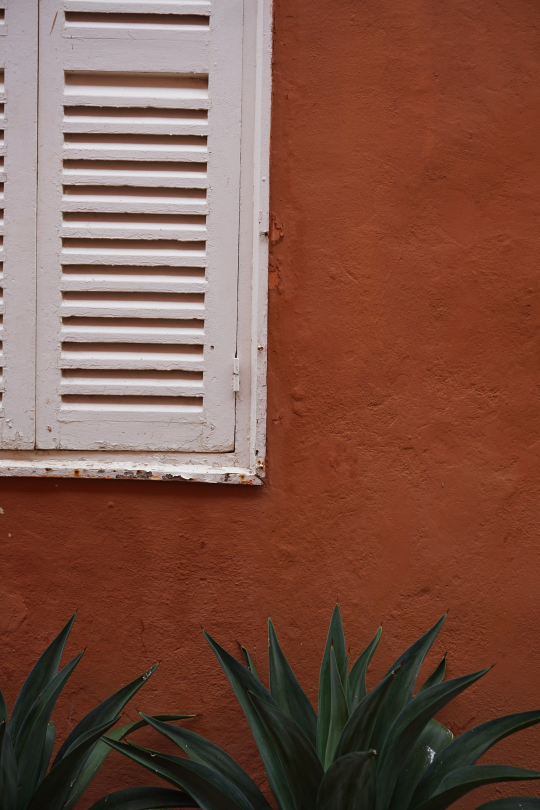
#> input picture 2000_vendor_programs/2001-python-quotes-wallpapers/input/2021-02-26-16-04-42.jpg, 1080 x 1620 px (shown at 1/2 size)
$ python 2000-python-collage-maker_with_symmetrical_even_odd_rows.py 2001-python-quotes-wallpapers/input out
#> lines starting #> are read from the running program, lines starting #| are printed output that depends on the picture
from PIL import Image
import os
import sys

## GETTING VARIABLES FROM CLI ARGUMENTS
DIR_INPUT = sys.argv[1]
DIR_INPUT_BASENAME = os.path.basename(DIR_INPUT)
DIR_OUTPUT = sys.argv[2]
print('>> CURRENT INPUT DIRECTORY => ' + str(DIR_INPUT))
print('>> CURRENT OUTPUT DIRECTORY => ' + str(DIR_OUTPUT))

## LISTING ALL IMAGES
all_images = os.listdir(DIR_INPUT) ;
## CREATING PIL IMAGE OBJECTS OF ALL IMAGES FOUND
all_images_as_pil_objects = [Image.open(DIR_INPUT + '/' + x) for x in all_images]
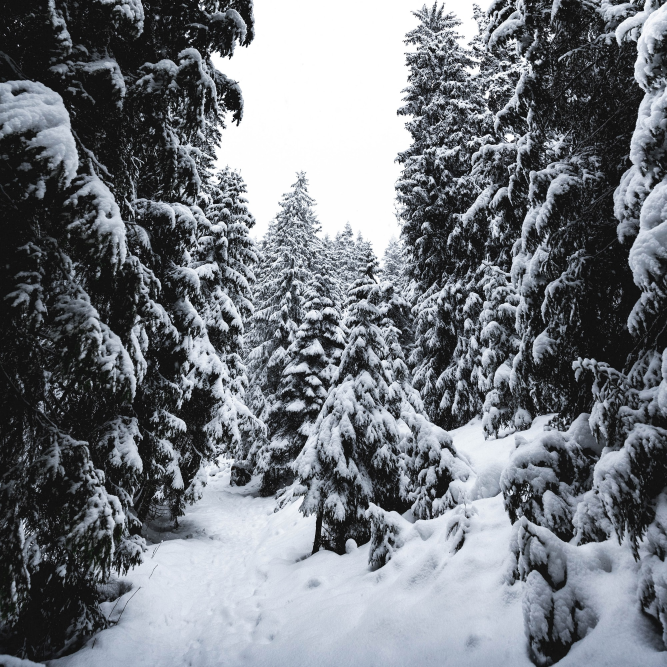
#> input picture 2000_vendor_programs/2001-python-quotes-wallpapers/input/2021-02-26-16-10-41.jpg, 2000 x 2000 px (shown at 1/3 size)
#> all_images_as_pil_objects = 2 items
##

## ASSIGN THE LIST OF IMAGES TO USE IN MAKING THE FINAL COLLAGE
list_length = len(all_images_as_pil_objects)
#> list_length = 2
max_images_in_single_row = 2  # change this number if desired
total_rows = list_length // max_images_in_single_row
#> total_rows = 1

##################################################################################
## FUNCTION DEFINITIONS
##################################################################################
## FUNCTION TO PRINT ELEMENTS OF A LIST LINE BY LINE
def PRINT_LIST_ELEMENTS_LINE_BY_LINE(my_list, list_desc):
    print()
    print('     >> PRINTING ALL ELEMENTS IN LIST => ' + list_desc)
    i=1
    for z in my_list:
        print('Element ' + str(i) + ' => ' + str(z) )
        i=i+1

## CREATING A LIST OF LISTS BY DIVIDING A GIVEN LIST INTO DESIRED NUMBER OF PARTS
def split_list(alist, wanted_parts=1):
    length = len(alist) + 1
    return [alist[i*length // wanted_parts: (i+1)*length // wanted_parts]
            for i in range(wanted_parts)]

## JOINING IMAGES HORIZONTALLY
def get_concat_h_multi_resize(im_list, resample=Image.BICUBIC):
    min_height = min(im.height for im in im_list)
    im_list_resize = [im.resize((int(im.width * min_height / im.height), min_height), resample=resample)
                      for im in im_list]
    total_width = sum(im.width for im in im_list_resize)
    dst = Image.new('RGB', (total_width, min_height))
    pos_x = 0
    for im in im_list_resize:
        dst.paste(im, (pos_x, 0))
        pos_x += im.width
    return dst

## JOINING IMAGES VERTICALLY
def get_concat_v_multi_resize(im_list, resample=Image.BICUBIC):
    min_width = min(im.width for im in im_list)
    im_list_resize = [im.resize((min_width, int(im.height * min_width / im.width)), resample=resample)
                      for im in im_list]
    total_height = sum(im.height for im in im_list_resize)
    dst = Image.new('RGB', (min_width, total_height))
    pos_y = 0
    for im in im_list_resize:
        dst.paste(im, (0, pos_y))
        pos_y += im.height
    return dst

## JOINING HORIZONTAL AND VERTICAL COLLAGES IN ROWS
def get_concat_tile_resize(im_list_2d, resample=Image.BICUBIC):
    im_list_v = [get_concat_h_multi_resize(
        im_list_h, resample=resample) for im_list_h in im_list_2d]
    #return get_concat_v_multi_resize(im_list_v, resample=resample)
    dst = get_concat_v_multi_resize(im_list_v, resample=resample)
    final_image_name = 'collage-EVEN-ODD-ROWS-for-DIR-' + DIR_INPUT_BASENAME + '.jpg'
    print('>> Making final even and odd rows collage => ' + final_image_name)
    dst.save(DIR_OUTPUT + '/' + final_image_name)

##################################################################################
##################################################################################

##################
PRINT_LIST_ELEMENTS_LINE_BY_LINE(all_images, list_desc='All images in chosen directory ...')
PRINT_LIST_ELEMENTS_LINE_BY_LINE(all_images_as_pil_objects, list_desc='All PIL image objects ...')
#> the loop in PRINT_LIST_ELEMENTS_LINE_BY_LINE (call 2), `for z in my_list:` made 2 passes
#> i on passes 1 to 2: 2, 3
#| Element 1 => <PIL.JpegImagePlugin.JpegImageFile image mode=RGB size=1080x1620 at 0x7F93246DCE10>
#| Element 2 => <PIL.JpegImagePlugin.JpegImageFile image mode=RGB size=2000x2000 at 0x7F93246DB8D0>
##################

## SPLIT THE LIST DIFFERENTLY DEPENDING UPON EVEN AND ODD NUMBER OF IMAGES
#### For eg, if => max_images_in_single_row = 2, then:
#### // if total images = even = 8, split rows will be [2,2,2,2]
#### // if total images = odd =  7, split rows will be [2,2,2,1], etc.
print();
if list_length % max_images_in_single_row == 0:
    print('>>>> List Length = EVEN Number = ' + str(list_length))
#| >>>> List Length = EVEN Number = 2
    final_2d_list = split_list(all_images_as_pil_objects, wanted_parts=total_rows)
#> in split_list, `length = len(alist) + 1`: length = 3
#> final_2d_list = 1 item
else:
    print('>>>> List Length = ODD Number = ' + str(list_length))
    final_2d_list = split_list(all_images_as_pil_objects, wanted_parts=total_rows+1)
####
PRINT_LIST_ELEMENTS_LINE_BY_LINE(final_2d_list, list_desc='All rows in 2D LIST of images ...')

#========================================
## CALLING THE MAIN FUNCTION
print()
get_concat_tile_resize(final_2d_list)
#> in get_concat_h_multi_resize, `dst = Image.new('RGB', (total_width, min_height))`: dst: PIL image 2700x1620 RGB; every value is 0
#> after the loop in get_concat_h_multi_resize, `for im in im_list_resize:`:
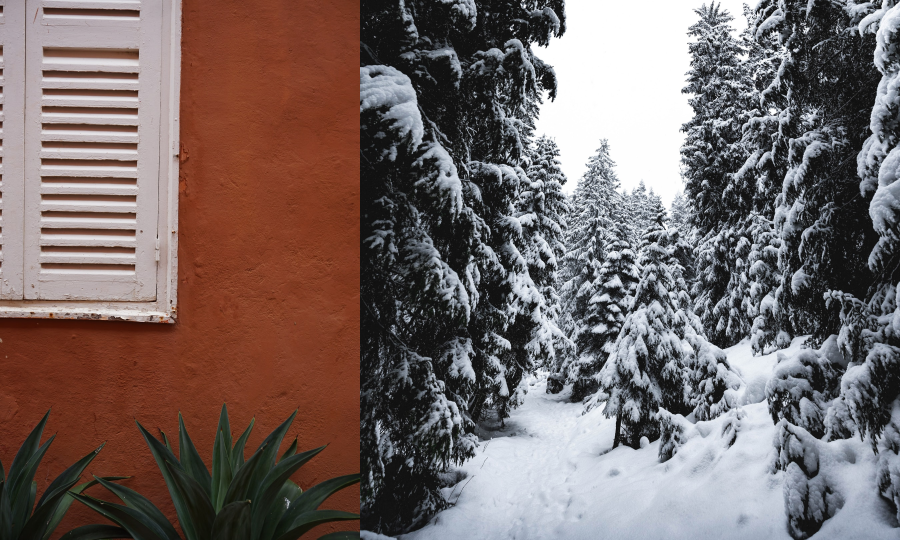
#> dst: PIL image 2700x1620 RGB (shown at 1/3 size); mean R, G, B 118.4, 104.6, 102.7
#> after the loop in get_concat_h_multi_resize, `for im in im_list_resize:`: pos_x = 2700
#> in get_concat_tile_resize, `im_list_v = [get_concat_h_multi_resize( im_list_h, resample=resample) ..`: im_list_v = 1 item
#> in get_concat_v_multi_resize, `min_width = min(im.width for im in im_list)`: min_width = 2700
#> in get_concat_v_multi_resize, `im_list_resize = [im.resize((min_width, int(im.height * min_width / im..`: im_list_resize = 1 item
#> in get_concat_v_multi_resize, `total_height = sum(im.height for im in im_list_resize)`: total_height = 1620
#> the loop in get_concat_v_multi_resize, `for im in im_list_resize:` made 1 pass
#> pos_y on pass 1: 1620
print('##++++++++++++++++++++++++++++++++++++++++++++++++++++++++++++++++++++++++++++++') ;
#========================================
##################################################################################
